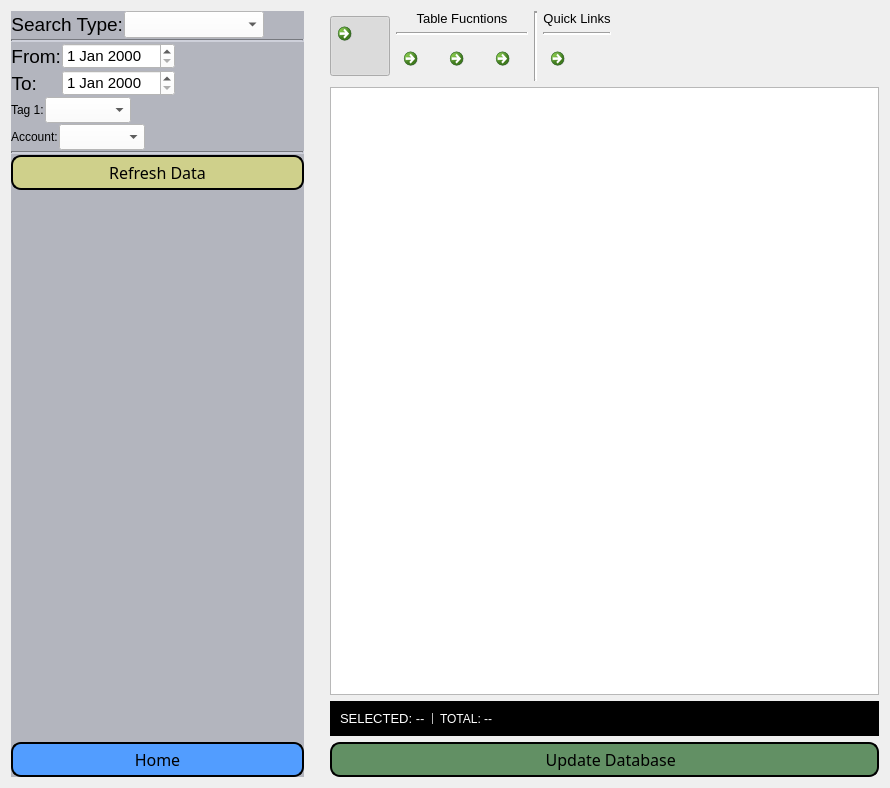
<?xml version="1.0" encoding="UTF-8"?>
<ui version="4.0">
 <class>Form</class>
 <widget class="QWidget" name="Form">
  <property name="geometry">
   <rect>
    <x>0</x>
    <y>0</y>
    <width>890</width>
    <height>788</height>
   </rect>
  </property>
  <property name="windowTitle">
   <string>Form</string>
  </property>
  <layout class="QHBoxLayout" name="horizontalLayout_6">
   <item>
    <widget class="QWidget" name="widget" native="true">
     <property name="sizePolicy">
      <sizepolicy hsizetype="Minimum" vsizetype="Minimum">
       <horstretch>0</horstretch>
       <verstretch>0</verstretch>
      </sizepolicy>
     </property>
     <property name="maximumSize">
      <size>
       <width>300</width>
       <height>16777215</height>
      </size>
     </property>
     <property name="styleSheet">
      <string notr="true">QWidget{
	
	background-color: rgb(179, 181, 190);

}

QPushButton{

	background-color:rgb(82, 157, 255);
	border-style: outset;
	border-width: 2px;
	border-radius: 10px;
	border-color: black;
	padding: 4px;
	
	font: 87 12pt &quot;Arial Black&quot;;

}


QComboBox{

	background-color: rgb(255, 255, 255);
}

QDateEdit{

	background-color: rgb(255, 255, 255);
}

QLabel{

	font: 75 14pt &quot;Arial&quot;;
}</string>
     </property>
     <layout class="QHBoxLayout" name="horizontalLayout_5">
      <property name="spacing">
       <number>7</number>
      </property>
      <property name="leftMargin">
       <number>0</number>
      </property>
      <property name="topMargin">
       <number>0</number>
      </property>
      <property name="rightMargin">
       <number>0</number>
      </property>
      <property name="bottomMargin">
       <number>0</number>
      </property>
      <item>
       <layout class="QVBoxLayout" name="verticalLayout_6">
        <property name="spacing">
         <number>1</number>
        </property>
        <item>
         <layout class="QHBoxLayout" name="horizontalLayout_3">
          <item>
           <widget class="QLabel" name="label_SearchType">
            <property name="font">
             <font>
              <family>Arial</family>
              <pointsize>14</pointsize>
              <weight>9</weight>
              <italic>false</italic>
              <bold>false</bold>
             </font>
            </property>
            <property name="text">
             <string>Search Type:</string>
            </property>
            <property name="alignment">
             <set>Qt::AlignRight|Qt::AlignTrailing|Qt::AlignVCenter</set>
            </property>
           </widget>
          </item>
          <item>
           <widget class="QComboBox" name="comboBox_Filter">
            <property name="sizePolicy">
             <sizepolicy hsizetype="Preferred" vsizetype="Preferred">
              <horstretch>0</horstretch>
              <verstretch>0</verstretch>
             </sizepolicy>
            </property>
            <property name="minimumSize">
             <size>
              <width>140</width>
              <height>0</height>
             </size>
            </property>
            <property name="font">
             <font>
              <family>Arial</family>
              <pointsize>12</pointsize>
             </font>
            </property>
            <property name="styleSheet">
             <string notr="true"/>
            </property>
           </widget>
          </item>
          <item>
           <spacer name="horizontalSpacer_3">
            <property name="orientation">
             <enum>Qt::Horizontal</enum>
            </property>
            <property name="sizeHint" stdset="0">
             <size>
              <width>40</width>
              <height>20</height>
             </size>
            </property>
           </spacer>
          </item>
         </layout>
        </item>
        <item>
         <widget class="Line" name="line_4">
          <property name="lineWidth">
           <number>2</number>
          </property>
          <property name="orientation">
           <enum>Qt::Horizontal</enum>
          </property>
         </widget>
        </item>
        <item>
         <layout class="QHBoxLayout" name="horizontalLayout_4">
          <item>
           <layout class="QFormLayout" name="formLayout">
            <item row="0" column="0">
             <widget class="QLabel" name="label_From">
              <property name="font">
               <font>
                <family>Arial</family>
                <pointsize>14</pointsize>
                <weight>9</weight>
                <italic>false</italic>
                <bold>false</bold>
               </font>
              </property>
              <property name="text">
               <string>From:</string>
              </property>
              <property name="alignment">
               <set>Qt::AlignRight|Qt::AlignTrailing|Qt::AlignVCenter</set>
              </property>
             </widget>
            </item>
            <item row="0" column="1">
             <widget class="QDateEdit" name="dateEdit_From">
              <property name="sizePolicy">
               <sizepolicy hsizetype="Preferred" vsizetype="Preferred">
                <horstretch>0</horstretch>
                <verstretch>0</verstretch>
               </sizepolicy>
              </property>
              <property name="font">
               <font>
                <family>Arial</family>
                <pointsize>11</pointsize>
               </font>
              </property>
             </widget>
            </item>
            <item row="1" column="0">
             <widget class="QLabel" name="label_To">
              <property name="font">
               <font>
                <family>Arial</family>
                <pointsize>14</pointsize>
                <weight>9</weight>
                <italic>false</italic>
                <bold>false</bold>
               </font>
              </property>
              <property name="text">
               <string>To:</string>
              </property>
              <property name="alignment">
               <set>Qt::AlignRight|Qt::AlignTrailing|Qt::AlignVCenter</set>
              </property>
             </widget>
            </item>
            <item row="1" column="1">
             <widget class="QDateEdit" name="dateEdit_To">
              <property name="sizePolicy">
               <sizepolicy hsizetype="Preferred" vsizetype="Preferred">
                <horstretch>0</horstretch>
                <verstretch>0</verstretch>
               </sizepolicy>
              </property>
              <property name="font">
               <font>
                <family>Arial</family>
                <pointsize>11</pointsize>
               </font>
              </property>
             </widget>
            </item>
           </layout>
          </item>
          <item>
           <spacer name="horizontalSpacer_2">
            <property name="orientation">
             <enum>Qt::Horizontal</enum>
            </property>
            <property name="sizeHint" stdset="0">
             <size>
              <width>40</width>
              <height>20</height>
             </size>
            </property>
           </spacer>
          </item>
         </layout>
        </item>
        <item>
         <layout class="QHBoxLayout" name="horizontalLayout_7">
          <item>
           <widget class="QLabel" name="label_Tag1">
            <property name="text">
             <string>Tag 1:</string>
            </property>
           </widget>
          </item>
          <item>
           <widget class="QComboBox" name="comboBox_Tag1s">
            <property name="font">
             <font>
              <family>Arial</family>
              <pointsize>11</pointsize>
             </font>
            </property>
           </widget>
          </item>
          <item>
           <spacer name="horizontalSpacer_4">
            <property name="orientation">
             <enum>Qt::Horizontal</enum>
            </property>
            <property name="sizeHint" stdset="0">
             <size>
              <width>40</width>
              <height>20</height>
             </size>
            </property>
           </spacer>
          </item>
         </layout>
        </item>
        <item>
         <layout class="QHBoxLayout" name="horizontalLayout_8">
          <item>
           <widget class="QLabel" name="label_Account">
            <property name="text">
             <string>Account:</string>
            </property>
           </widget>
          </item>
          <item>
           <widget class="QComboBox" name="comboBox_Accounts">
            <property name="font">
             <font>
              <family>Arial</family>
              <pointsize>11</pointsize>
             </font>
            </property>
           </widget>
          </item>
          <item>
           <spacer name="horizontalSpacer_5">
            <property name="orientation">
             <enum>Qt::Horizontal</enum>
            </property>
            <property name="sizeHint" stdset="0">
             <size>
              <width>40</width>
              <height>20</height>
             </size>
            </property>
           </spacer>
          </item>
         </layout>
        </item>
        <item>
         <widget class="Line" name="line_5">
          <property name="lineWidth">
           <number>2</number>
          </property>
          <property name="orientation">
           <enum>Qt::Horizontal</enum>
          </property>
         </widget>
        </item>
        <item>
         <widget class="QPushButton" name="pushButton_RefreshData">
          <property name="sizePolicy">
           <sizepolicy hsizetype="Preferred" vsizetype="Fixed">
            <horstretch>0</horstretch>
            <verstretch>0</verstretch>
           </sizepolicy>
          </property>
          <property name="font">
           <font>
            <family>Arial Black</family>
            <pointsize>12</pointsize>
            <weight>10</weight>
            <italic>false</italic>
            <bold>false</bold>
           </font>
          </property>
          <property name="styleSheet">
           <string notr="true">background-color: rgb(207, 208, 139);</string>
          </property>
          <property name="text">
           <string>Refresh Data</string>
          </property>
          <property name="icon">
           <iconset resource="../../images/icons_resource_file.qrc">
            <normaloff>:/button_icons/button_icons/refresh.ico</normaloff>:/button_icons/button_icons/refresh.ico</iconset>
          </property>
          <property name="iconSize">
           <size>
            <width>40</width>
            <height>40</height>
           </size>
          </property>
         </widget>
        </item>
        <item>
         <spacer name="verticalSpacer">
          <property name="orientation">
           <enum>Qt::Vertical</enum>
          </property>
          <property name="sizeHint" stdset="0">
           <size>
            <width>20</width>
            <height>498</height>
           </size>
          </property>
         </spacer>
        </item>
        <item>
         <widget class="QPushButton" name="pushButton_Home">
          <property name="font">
           <font>
            <family>Arial Black</family>
            <pointsize>12</pointsize>
            <weight>10</weight>
            <italic>false</italic>
            <bold>false</bold>
           </font>
          </property>
          <property name="text">
           <string>Home</string>
          </property>
          <property name="icon">
           <iconset resource="../../images/icons_resource_file.qrc">
            <normaloff>:/button_icons/button_icons/Home.ico</normaloff>:/button_icons/button_icons/Home.ico</iconset>
          </property>
          <property name="iconSize">
           <size>
            <width>40</width>
            <height>40</height>
           </size>
          </property>
         </widget>
        </item>
       </layout>
      </item>
     </layout>
    </widget>
   </item>
   <item>
    <spacer name="verticalSpacer_2">
     <property name="orientation">
      <enum>Qt::Vertical</enum>
     </property>
     <property name="sizeHint" stdset="0">
      <size>
       <width>20</width>
       <height>826</height>
      </size>
     </property>
    </spacer>
   </item>
   <item>
    <layout class="QVBoxLayout" name="verticalLayout_2">
     <item>
      <layout class="QHBoxLayout" name="horizontalLayout_2">
       <item>
        <widget class="QCommandLinkButton" name="commandLinkButton_HamBurger">
         <property name="minimumSize">
          <size>
           <width>60</width>
           <height>60</height>
          </size>
         </property>
         <property name="maximumSize">
          <size>
           <width>60</width>
           <height>60</height>
          </size>
         </property>
         <property name="text">
          <string/>
         </property>
         <property name="icon">
          <iconset resource="../../images/icons_resource_file.qrc">
           <normaloff>:/button_icons/button_icons/hamburger.ico</normaloff>:/button_icons/button_icons/hamburger.ico</iconset>
         </property>
         <property name="iconSize">
          <size>
           <width>50</width>
           <height>50</height>
          </size>
         </property>
         <property name="checkable">
          <bool>true</bool>
         </property>
         <property name="checked">
          <bool>true</bool>
         </property>
         <property name="autoExclusive">
          <bool>true</bool>
         </property>
        </widget>
       </item>
       <item>
        <layout class="QVBoxLayout" name="verticalLayout_4">
         <item>
          <widget class="QLabel" name="label_TableFunctions">
           <property name="font">
            <font>
             <family>Arial</family>
             <pointsize>10</pointsize>
             <underline>false</underline>
            </font>
           </property>
           <property name="text">
            <string>Table Fucntions</string>
           </property>
           <property name="alignment">
            <set>Qt::AlignCenter</set>
           </property>
          </widget>
         </item>
         <item>
          <layout class="QVBoxLayout" name="verticalLayout_3">
           <item>
            <widget class="Line" name="line_2">
             <property name="lineWidth">
              <number>2</number>
             </property>
             <property name="orientation">
              <enum>Qt::Horizontal</enum>
             </property>
            </widget>
           </item>
           <item>
            <layout class="QHBoxLayout" name="horizontalLayout">
             <item>
              <widget class="QCommandLinkButton" name="commandLinkButton_LockAll">
               <property name="sizePolicy">
                <sizepolicy hsizetype="Preferred" vsizetype="Preferred">
                 <horstretch>0</horstretch>
                 <verstretch>0</verstretch>
                </sizepolicy>
               </property>
               <property name="minimumSize">
                <size>
                 <width>40</width>
                 <height>40</height>
                </size>
               </property>
               <property name="maximumSize">
                <size>
                 <width>40</width>
                 <height>40</height>
                </size>
               </property>
               <property name="toolTip">
                <string>Lock All</string>
               </property>
               <property name="autoFillBackground">
                <bool>false</bool>
               </property>
               <property name="text">
                <string/>
               </property>
               <property name="icon">
                <iconset resource="../../images/icons_resource_file.qrc">
                 <normaloff>:/button_icons/button_icons/lock.ico</normaloff>:/button_icons/button_icons/lock.ico</iconset>
               </property>
               <property name="iconSize">
                <size>
                 <width>30</width>
                 <height>30</height>
                </size>
               </property>
              </widget>
             </item>
             <item>
              <widget class="QCommandLinkButton" name="commandLinkButton_UnlockAll">
               <property name="sizePolicy">
                <sizepolicy hsizetype="Preferred" vsizetype="Preferred">
                 <horstretch>0</horstretch>
                 <verstretch>0</verstretch>
                </sizepolicy>
               </property>
               <property name="minimumSize">
                <size>
                 <width>40</width>
                 <height>40</height>
                </size>
               </property>
               <property name="maximumSize">
                <size>
                 <width>40</width>
                 <height>40</height>
                </size>
               </property>
               <property name="toolTip">
                <string>Unlock All</string>
               </property>
               <property name="text">
                <string/>
               </property>
               <property name="icon">
                <iconset resource="../../images/icons_resource_file.qrc">
                 <normaloff>:/button_icons/button_icons/unlock.ico</normaloff>:/button_icons/button_icons/unlock.ico</iconset>
               </property>
               <property name="iconSize">
                <size>
                 <width>30</width>
                 <height>30</height>
                </size>
               </property>
              </widget>
             </item>
             <item>
              <widget class="QCommandLinkButton" name="commandLinkButton_LockTagged">
               <property name="minimumSize">
                <size>
                 <width>40</width>
                 <height>40</height>
                </size>
               </property>
               <property name="maximumSize">
                <size>
                 <width>40</width>
                 <height>40</height>
                </size>
               </property>
               <property name="toolTip">
                <string>Lock Tagged Items</string>
               </property>
               <property name="text">
                <string/>
               </property>
               <property name="icon">
                <iconset resource="../../images/icons_resource_file.qrc">
                 <normaloff>:/button_icons/button_icons/lock_tagged.ico</normaloff>:/button_icons/button_icons/lock_tagged.ico</iconset>
               </property>
               <property name="iconSize">
                <size>
                 <width>30</width>
                 <height>30</height>
                </size>
               </property>
              </widget>
             </item>
            </layout>
           </item>
          </layout>
         </item>
        </layout>
       </item>
       <item>
        <widget class="Line" name="line">
         <property name="lineWidth">
          <number>2</number>
         </property>
         <property name="orientation">
          <enum>Qt::Vertical</enum>
         </property>
        </widget>
       </item>
       <item>
        <layout class="QVBoxLayout" name="verticalLayout_5">
         <item>
          <widget class="QLabel" name="label_QuickLinks">
           <property name="font">
            <font>
             <family>Arial</family>
             <pointsize>10</pointsize>
             <underline>false</underline>
            </font>
           </property>
           <property name="text">
            <string>Quick Links</string>
           </property>
           <property name="alignment">
            <set>Qt::AlignCenter</set>
           </property>
          </widget>
         </item>
         <item>
          <widget class="Line" name="line_3">
           <property name="lineWidth">
            <number>2</number>
           </property>
           <property name="orientation">
            <enum>Qt::Horizontal</enum>
           </property>
          </widget>
         </item>
         <item>
          <widget class="QCommandLinkButton" name="commandLinkButton_EditTags">
           <property name="minimumSize">
            <size>
             <width>40</width>
             <height>40</height>
            </size>
           </property>
           <property name="maximumSize">
            <size>
             <width>40</width>
             <height>40</height>
            </size>
           </property>
           <property name="toolTip">
            <string>Edit Tags</string>
           </property>
           <property name="text">
            <string/>
           </property>
           <property name="icon">
            <iconset resource="../../images/icons_resource_file.qrc">
             <normaloff>:/button_icons/button_icons/tags.ico</normaloff>:/button_icons/button_icons/tags.ico</iconset>
           </property>
           <property name="iconSize">
            <size>
             <width>30</width>
             <height>30</height>
            </size>
           </property>
          </widget>
         </item>
        </layout>
       </item>
       <item>
        <spacer name="horizontalSpacer">
         <property name="orientation">
          <enum>Qt::Horizontal</enum>
         </property>
         <property name="sizeHint" stdset="0">
          <size>
           <width>536</width>
           <height>17</height>
          </size>
         </property>
        </spacer>
       </item>
      </layout>
     </item>
     <item>
      <widget class="QTableWidget" name="tableWidget_Expenses">
       <property name="font">
        <font>
         <family>Arial</family>
        </font>
       </property>
       <attribute name="horizontalHeaderShowSortIndicator" stdset="0">
        <bool>true</bool>
       </attribute>
      </widget>
     </item>
     <item>
      <widget class="QFrame" name="frame_2">
       <property name="sizePolicy">
        <sizepolicy hsizetype="MinimumExpanding" vsizetype="Minimum">
         <horstretch>0</horstretch>
         <verstretch>0</verstretch>
        </sizepolicy>
       </property>
       <property name="maximumSize">
        <size>
         <width>16777215</width>
         <height>16777215</height>
        </size>
       </property>
       <property name="styleSheet">
        <string notr="true">QFrame{
	
	background-color: rgb(0, 0, 0);

}

QLabel {

	color: rgb(255, 255, 255);
	font: 10pt &quot;Arial&quot;;


}

Line {
	color: rgb(255, 255, 255);

}</string>
       </property>
       <property name="frameShape">
        <enum>QFrame::StyledPanel</enum>
       </property>
       <property name="frameShadow">
        <enum>QFrame::Raised</enum>
       </property>
       <layout class="QHBoxLayout" name="horizontalLayout_9">
        <item>
         <widget class="QLabel" name="label_table_sum">
          <property name="font">
           <font>
            <family>Arial</family>
            <pointsize>10</pointsize>
           </font>
          </property>
          <property name="text">
           <string>SELECTED: --</string>
          </property>
         </widget>
        </item>
        <item>
         <widget class="Line" name="line_6">
          <property name="frameShadow">
           <enum>QFrame::Sunken</enum>
          </property>
          <property name="lineWidth">
           <number>2</number>
          </property>
          <property name="midLineWidth">
           <number>1</number>
          </property>
          <property name="orientation">
           <enum>Qt::Vertical</enum>
          </property>
         </widget>
        </item>
        <item>
         <widget class="QLabel" name="label_table_total">
          <property name="text">
           <string>TOTAL: --</string>
          </property>
         </widget>
        </item>
        <item>
         <spacer name="horizontalSpacer_6">
          <property name="orientation">
           <enum>Qt::Horizontal</enum>
          </property>
          <property name="sizeHint" stdset="0">
           <size>
            <width>40</width>
            <height>1</height>
           </size>
          </property>
         </spacer>
        </item>
       </layout>
      </widget>
     </item>
     <item>
      <layout class="QVBoxLayout" name="verticalLayout">
       <item>
        <widget class="QPushButton" name="pushButton_UpdateDatabase">
         <property name="font">
          <font>
           <family>Arial Black</family>
           <pointsize>12</pointsize>
           <weight>10</weight>
           <italic>false</italic>
           <bold>false</bold>
          </font>
         </property>
         <property name="styleSheet">
          <string notr="true">	
background-color: rgb(98, 144, 100);
	border-style: outset;
	border-width: 2px;
	border-radius: 10px;
	border-color: black;
	padding: 4px;
	
	font: 87 12pt &quot;Arial Black&quot;;</string>
         </property>
         <property name="text">
          <string>   Update Database</string>
         </property>
         <property name="icon">
          <iconset resource="../../images/icons_resource_file.qrc">
           <normaloff>:/button_icons/button_icons/save.ico</normaloff>:/button_icons/button_icons/save.ico</iconset>
         </property>
         <property name="iconSize">
          <size>
           <width>50</width>
           <height>50</height>
          </size>
         </property>
        </widget>
       </item>
      </layout>
     </item>
    </layout>
   </item>
  </layout>
 </widget>
 <resources>
  <include location="../../images/icons_resource_file.qrc"/>
 </resources>
 <connections>
  <connection>
   <sender>commandLinkButton_HamBurger</sender>
   <signal>toggled(bool)</signal>
   <receiver>widget</receiver>
   <slot>setVisible(bool)</slot>
   <hints>
    <hint type="sourcelabel">
     <x>395</x>
     <y>64</y>
    </hint>
    <hint type="destinationlabel">
     <x>207</x>
     <y>377</y>
    </hint>
   </hints>
  </connection>
 </connections>
</ui>
